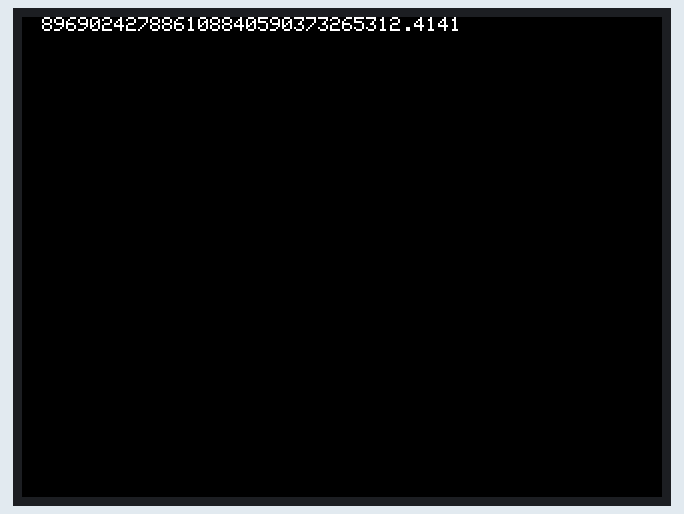
The sketch below on a simulated Arduino Uno, built with avr-gcc and run on an emulated ATmega328P. On the bench: 320×240 colour display. What the sketch prints to the serial monitor is not drawn.

Above: at 0.8 s.
At 5.8 s:
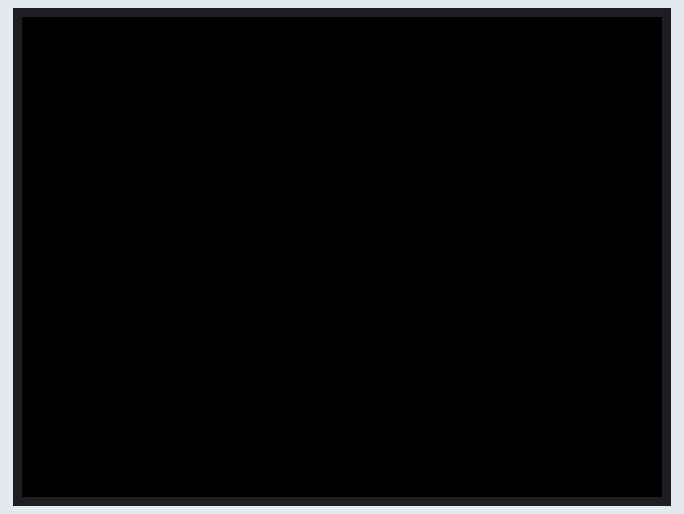

The sketch:

Calculator_preparation.ino
```cpp
#define LCD_CS A3
#define LCD_CD A2
#define LCD_WR A1
#define LCD_RD A0
// you can also just connect RESET to the arduino RESET pin
#define LCD_RESET A4
//Duemilanove/Diecimila/UNO/etc ('168 and '328 chips) microcontoller:
// Color definitions
#define  BLACK           0x0000
#define BLUE            0x001F
#define RED             0xF800
#define GREEN           0x07E0
#define CYAN            0x07FF
#define MAGENTA         0xF81F
#define YELLOW          0xFFE0
#define WHITE           0xFFFF

#include "math.h"
#include "TFTLCD.h"
#include "BigNumber.h"

TFTLCD tft(LCD_CS, LCD_CD, LCD_WR, LCD_RD, LCD_RESET);

void setup(void)
{
  Serial.begin(9600);

  delay(10);
  tft.reset();
  delay(10);
  tft.initDisplay();
  delay(10);
  tft.setRotation(1);
  delay(10);
}

void loop(void)
{
  tft.fillScreen(BLACK);
//  tft.setCursor(150, 150);
//  tft.setTextColor(random(0,65000));

  BigNumber::begin ();  // initialize library
  BigNumber b = "2000000", c;
  BigNumber::setScale (30);
  c = b.sqrt ();
  PrintBignumToTFT (c, 1);
  Serial.println(sqrt(2000000));

  delay (2000);
  tft.fillScreen(BLACK);


}
```

BigNumberPrint.ino
```cpp
// function to display a big number and free it afterwards
void PrintBignumToTFT (BigNumber n, uint8_t textSize)
{
  char * s = n.toString ();
  Serial.print("BigNum: ");
  printBignumToSerial(n);

  Serial.print("String from BigNum: ");
  String str = String(s);
  Serial.println(str);

  uint8_t sLength = strlen(str.c_str());
  Serial.print("String length: ");
  Serial.println(sLength);
  char notReversed[sLength + 1];
  char reversed[sLength + 1];

  str.toCharArray(notReversed, sLength + 1);

  for (uint8_t i = 0; i < sLength; i++)
  {
    reversed[sLength -1 -i] = notReversed[i];
  }

  reversed[sLength] = 0;

  String reversedString = String(reversed);
  Serial.print("reversed string: ");
  Serial.println(reversedString);
  Serial.println();

  for (uint8_t i = 0; i < sLength + 1; i++)
  {
    byte n = notReversed[i];
    Serial.print(n);
    Serial.print(" ");
  }

  Serial.println();

  for (uint8_t i = 0; i < sLength + 1; i++)
  {
    byte n = reversed[i];
    Serial.print(n);
    Serial.print(" ");
  }

  Serial.println();
  Serial.println();

  tft.drawString(10, 0, reversed, WHITE, textSize);
  delay(3000);
  free (s);
}  // end of printBignum

// function to display a big number and free it afterwards
void printBignumToSerial (BigNumber n)
{
  char * s = n.toString ();
  Serial.println (s);
  free (s);
}  // end of printBignum
```

Measured:
- what the display in image 0 shows lasts 5.0 s, from 0.7 s to 5.7 s
- what the display in image 1 shows lasts 0.6 s, from 5.7 s to 6.3 s
